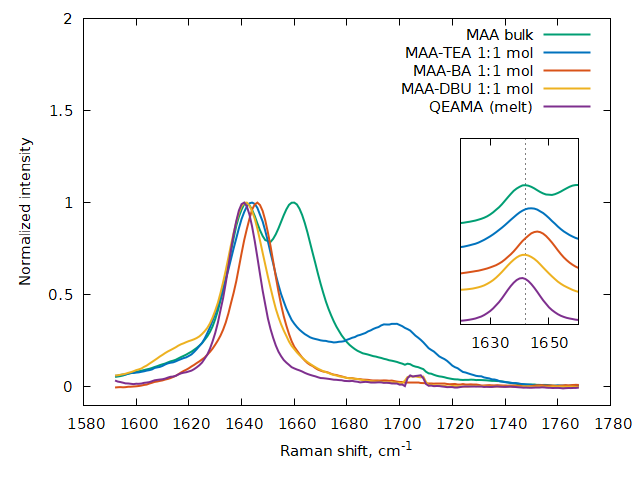

This chart was generated by the following gnuplot code:
set term pngcairo font ",11" lw 2
set out 'export_mix.png'
set border lw 0.5
load 'parula.pal'
set multiplot
set size 1,1
set origin 0,0
set yrange [-0.1:2.0]
set ytics 0.5
#set key vertical maxrows 4
set xlabel 'Raman shift, cm^{-1}'
set ylabel 'Normalized intensity'
plot\
'export_mix.dat' u 1:2 i 0 w l t 'MAA bulk' ls 10,\
'export_mix.dat' u 1:2 i 1 w l t 'MAA-TEA 1:1 mol' ls 11,\
'export_mix.dat' u 1:2 i 2 w l t 'MAA-BA 1:1 mol' ls 12,\
'export_mix.dat' u 1:2 i 4 w l t 'MAA-DBU 1:1 mol' ls 13,\
'export_mix.dat' u 1:2 i 3 w l t 'QEAMA (melt)' ls 14

unset key
set xrange [1620:1660]
set yrange [0:4]
unset ytics
#set size 0.3,0.35
#set origin 0.15,0.6
set size 0.27,0.50
set origin 0.68,0.25
unset xlabel
unset ylabel
set xtics ("1630" 1630, "1650" 1650)
set arrow from 1642,0 to 1642,4 nohead lw 0.5 dt 3
plot\
'export_mix.dat' u 1:($2+2.0) i 0 w l t 'MAA bulk' ls 10,\
'export_mix.dat' u 1:($2+1.5) i 1 w l t 'MAA-TEA 1:1 mol' ls 11,\
'export_mix.dat' u 1:($2+1.0) i 2 w l t 'MAA-BA 1:1 mol' ls 12,\
'export_mix.dat' u 1:($2+0.5) i 4 w l t 'MAA-DBU 1:1 mol' ls 13,\
'export_mix.dat' u 1:($2+0.0) i 3 w l t 'QEAMA (melt)' ls 14
